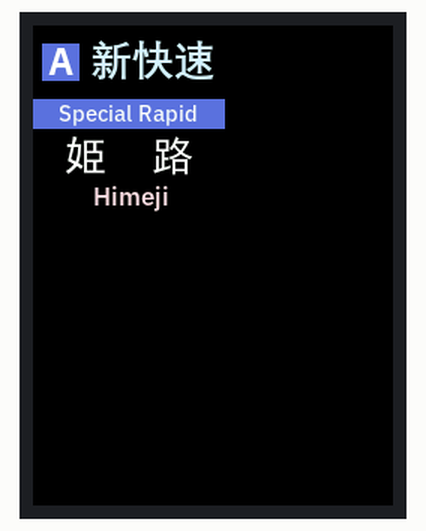
This sketch was run on a simulated ESP32. Shown: 240×320 colour display.

Above: at 0.3 s.

The sketch:

ShinKaiSuku.ino
```cpp
#include<TFT_eSPI.h>

#include"ThinkBold28.h"
#include"ThinkMedium28.h"
#include"ThinkBold24.h"
#include"ThinkMedium14.h"
#include"ThinkSemiBold16.h"

#include"DengB28.h"
#include"BR28.h"
TFT_eSPI tft;
TFT_eSprite sprite = TFT_eSprite(&tft);

uint16_t BgColor = tft.color565(90,113,217);
uint16_t TextColor = tft.color565(212,241,250);
uint16_t ENColor = tft.color565(255,220,224);

void setup() {
  tft.init();
  tft.setRotation(0);
  //sprite.fillScreen(TFT_BLACK);

  sprite.setColorDepth(16);
  sprite.setSwapBytes(true);
  sprite.createSprite(128, 128);
  sprite.pushSprite(0, 0);

  sprite.fillRect(6,12,25,25,BgColor);

  sprite.setCursor(10,14);
  sprite.loadFont(ThinkBold24);
  sprite.println("A");

  sprite.setCursor(40,107);
  sprite.loadFont(ThinkSemiBold16);
  sprite.setTextColor(ENColor,TFT_BLACK,1);
  sprite.println("Himeji");

  sprite.fillRect(0,49,128,20,BgColor);

  sprite.setCursor(17,53);
  sprite.loadFont(ThinkMedium14);
  sprite.setTextColor(TFT_WHITE,BgColor,1);
  sprite.println("Special Rapid");

  sprite.setCursor(38,13);
  sprite.loadFont(DengB28);
  sprite.setTextColor(TextColor,TFT_BLACK,1);
  sprite.println("新快速");

  sprite.setCursor(21,77);
  sprite.loadFont(BR28);
  sprite.setTextColor(TFT_WHITE,TFT_BLACK,1);
  sprite.println("姫     路");

}

void loop() {
  sprite.pushSprite(0, 0);
  //tft.fillScreen(TFT_BLACK);
  //tft.setSwapBytes(true);


}
```

Source omitted: BR28.h (data table, 150024 bytes), DengB28.h (data table, 162453 bytes), ThinkBold24.h (data table, 167263 bytes), ThinkBold28.h (data table, 246661 bytes), hinkMedium14.h (data table, 72951 bytes), inkMedium28.h (data table, 236331 bytes), nkSemiBold16.h (data table, 80033 bytes)
